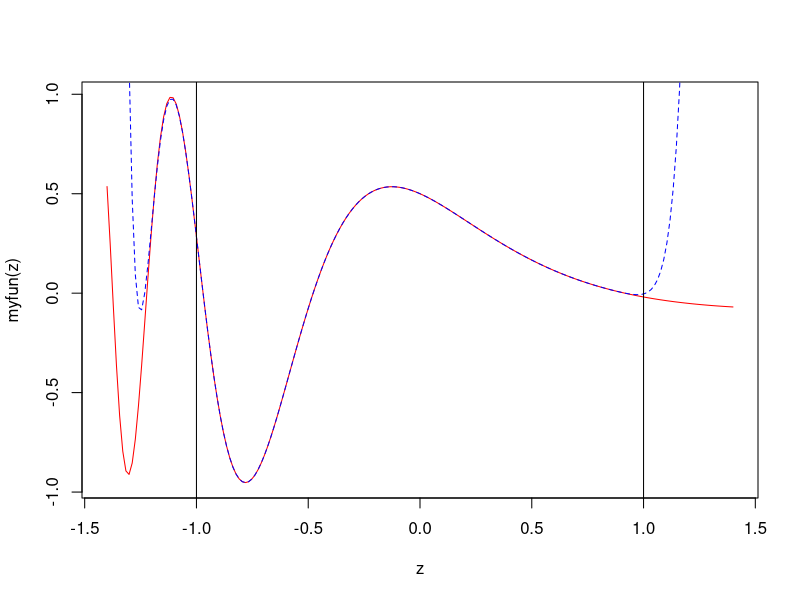
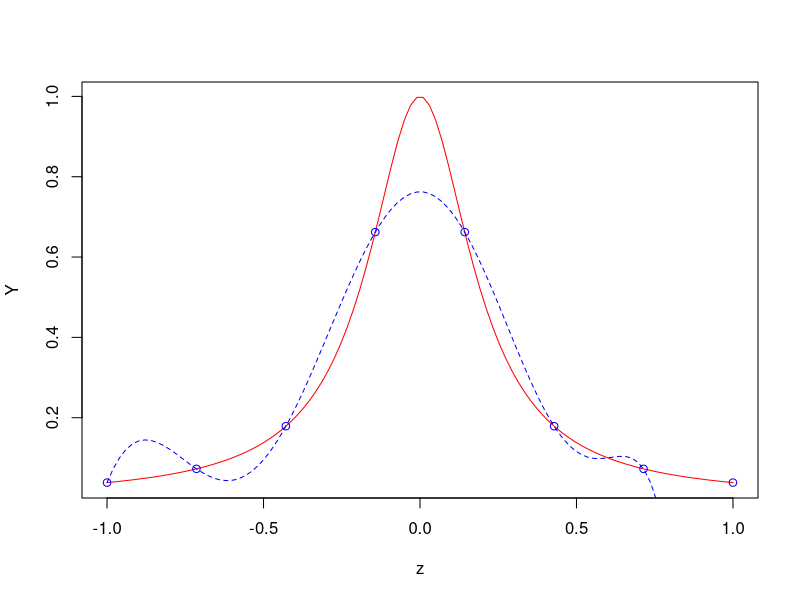
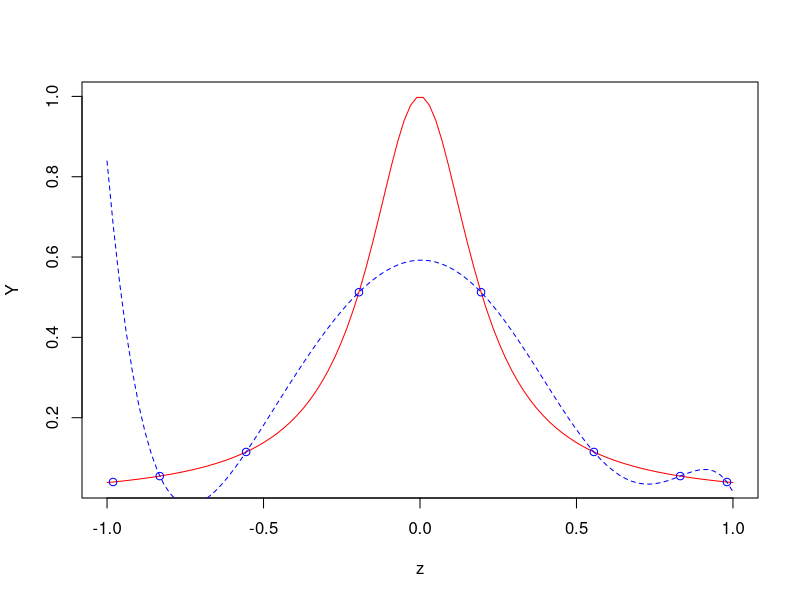
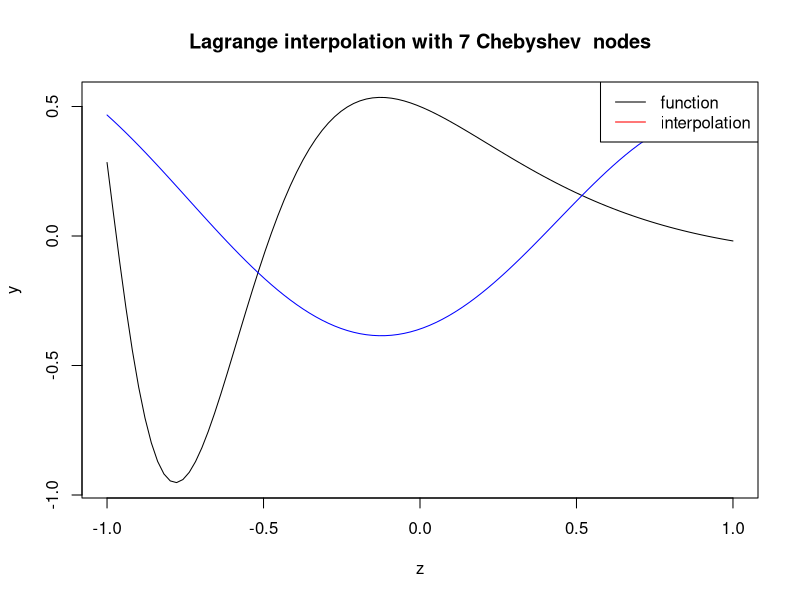
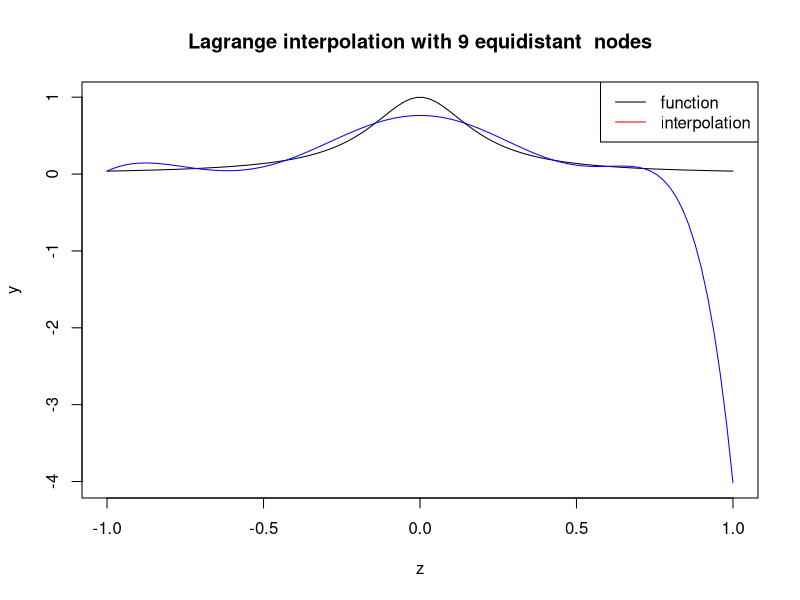

These charts were generated, in order, by the following R code:
#' ---
#' title: "MACS205 : TD2"
#' output: html_document
#' author: Régis Gourdel
#' ---
#' 
#' **Exercice 1**
#' 
#' *1/*
#' On montre par récurrence avec le théorème de Rolle que pour tout $k \in \mathbf{N}_p$, $g^{(k)}$ s'annule $p + 1 - k$ fois.
#' En effet, entre chaque paire de zéros de $g^{(k)}$ on trouve un zéro de $g^{(k + 1)}$ d'après le théorème de Rolle.
#' 
#' Le résultat pour l'ordre $p$ est alors celui recherché.
#' 
#' *2/*
#' Pour tout $x \in \{ x_0,\ldots, x_n \}$ on a $f(x) - L_n f(x) = 0$ donc la formule (1) est vérifiée en prenant le $\xi_x$ donné par la question précédente.
#' 
#' *3/*
#' On a
#' $$L_{n + 1}f - L_n f = \sum_{i = 0}^{n + 1} f(x_i) l_i - \sum_{i = 0}^{n} f(x_i) l_i = f(x_{i + 1}) l_{i + 1} = c \omega_{n + 1}\ .$$
#' avec $c = \frac{f(x_{i + 1})}{ \prod_{i = 0}^{n} x_{n + 1} - x_i }$.
#' 
#' *4/*
#' D'après la question 2, la fonction $g$ s'annule en $n + 1$ points.
#' En lui appliquant le résultat du lemme 1 il vient donc $\exists \xi \in [ \min(x_0,x), \max(x_0,x)], g^{(n + 1)}(\xi) = 0$.
#' En remarquant que $g = f - L_n f - c \omega_{n + 1}$ on obtient donc le résultat voulu.
#' 
#' *5/*
#' On sait que $L_n f$ est un polynôme de degré $n$, d'où $(L_n f)^{(n + 1)}(\xi) = 0$.
#' De plus $\omega_{n + 1}$ est de degré $n + 1$, donc $\omega_{n + 1}^{(n + 1)}$ est constant égal à $(n + 1)!$.
#' Il vient donc $c = \frac{f^{(n + 1)}(\xi)}{(n + 1)!}$.
#' 
#' *6/*
#' On a
#' $$E_n f = L_{n + 1} f - L_n f $$
#' 
#' 
#' **Exercice 3**
#' 
#' *1/*
#' Le résultat est immédiat en considérant la décomposition dans le base de Newton puisque $\omega_k$ est le seul polynôme dans la décomposition de degré au moins $k$.
#' 
#' *2/*
#' Un calcul immédiat montre $\forall 1 \leq i \leq k - 1, \tilde{p}_k(x_i) = f(x_i) = p_k(x_i)$.
#' On observe aussi que ce résultat est encore vrai pour $i = 0$ et $i = k$.
#' Donc $\tilde{p}_k$ et $p_k$ coïncident en $k + 1$ points.
#' Puisqu'ils sont de degré $k$ on en déduit $\tilde{p}_k = p_k$.
#' 
#' *3/*
#' Le résultat voulu s'obtient en prenant les coefficients dominant dans le résultat précédent.
#' 
#' *4/*
dividif = function(x,y){
  ##  Newton's Divided differences
  ## @param x: a vector containing the interpolation nodes 
  ## @param y: a vector of same size as x:
  ##           values of the interpolated function at the nodes
  ## @return : a vector of same size as x:
  ##          the divided differences
  ##          \eqn{f_[x_0, ... x_k]} of order 'length(x) -1'. 
  
  n = length(x) - 1 ## degree of the Lagrange polynomial
  d  = y
  for (j in 2:(n+1)) {
    d[j : (n + 1)] = (d[j : (n + 1)] - d[(j - 1) : n]) / (x[j  : (n + 1)] - x[1 : (n - j + 2)])
  }
  return(d)
}
#' 
#' 
#' **Exercice 4**
#' 
#' *1/*
eval = function(a,x){
  n = length(a) - 1
  if (n == 0) return(a[1])
  else{
    a[n] = a[n] + x*a[n + 1]
    return(eval(a[1:n], x))
  }
}

#' *2/*
hornerNewton = function(a,x,z){
  ## Horner's method: Evaluates  a polynom P at points z, given
  ## nodes x and the coefficients a of P in Newton's basis
  ##
  ## @param a : vector: the  coefficients of the polynomial in
  ##           Newton's basis
  ## @param x : the interpolation nodes. 
  ## @param z : vector of points where the polynom needs to be
  ##            evaluated. 
  ## @return  : a vector of same size as z: the value of the
  ##            polynomial at points z.
  ## 
  n = length(x);
  f  = a[n] * (z-x[n-1]) + a[n-1]
  for(i in 2:n-1){
    f = f * (z - x[n - i]) + a[n - i]
  }
  return(f)
}

#' **Exercice 5**
interpolDividif=function(x,y,z){
  ## Efficient Lagrange interpolation using Horner's method with  
  ## Newton basis for evaluation
  ## @param x : vector containing the interpolation nodes 
  ## @param y : vector of same size as x: values of the interpolated
  ##            function at the nodes
  ## @param z : vector of points where the  interpolating polynomial
  ##            needs to be evaluated. 
  ## @return  : vector of same size as z: the value of the
  ##            interpolating polynomial at points z.
  
  d = dividif(x,y)
  return(hornerNewton(d,x,z))
}

myfun = function(x){ cos(5*x/(2 + x)) / (1 + (1 + x)^2) }
n = 20
x = seq(-1,1,length.out = n)
z = seq(-1.4,1.4,length.out = 10*n)
val = interpolDividif(x,myfun(x),z)

plot(z, myfun(z), type = 'l', col="red")
lines(z, val, type = 'l', col="blue", lty = 2)
abline(v = -1)
abline(v = 1)

#' **Exercice 6**
funRunge = function(x){ 1/(1 + (5*x)^2) }

#' *1/*
n = 8
m = 100
x = seq(-1,1,length.out = n)
x
z = seq(-1,1,length.out = m)
val = interpolDividif(x, funRunge(x), z)

Y = funRunge(z)
plot(z, Y, type = 'l', col="red")
lines(z, val, type = 'l', col="blue", lty = 2)
lines(x, funRunge(x), type = 'p', col="blue")

#' *2/*
xtche = sapply( pi/n*seq(0, (n-1)) + pi/(2*n), cos )

val = interpolDividif(xtche, funRunge(xtche), z)
plot(z, Y, type = 'l', col="red")
lines(z, val, type = 'l', col="blue", lty = 2)
lines(xtche, funRunge(xtche), type = 'p', col="blue")

#' **Exercice 7**
#' 
#' *1/*
interpolLagrange = function(n, a, b, neval, nodes = 'equi', FUN, Plot){
    ## Generic Lagrange interpolation, with equidistant or Chebyshev nodes. 
    ## @param n : the degree of the interpolating polynomial on each
    ## subinterval
    ## @param a : left end-point of the interval
    ## @param b : right end-point of the interval
    ## @param neval :number of evaluation points (a regular grid will be
    ## used on [a,b]
    ## @param nodes :string, either "equi" (default) for equidistant
    ## Lagrange interpolation (on each subinterval) or "cheby" for
    ## using Chebyshev nodes.
    ## @param FUN: the function to be interpolated 
    ## @param Plot : logical. Setting 'Plot' to TRUE produces a plot
    ## showing the graph of
    ## the true functions and its interpolation.  
    ## @return : vector of size 'neval': the values of the Lagrange
    ## polynomial on an equi-distant grid.
    
    if (nodes == "equi"){
        x = seq(a,b,length.out = n)
    }
    else if (nodes == "cheby"){
        x = ( sapply( pi/n*seq(0,(n-1)) + pi/(2*n), cos ) + (a + b)/2 ) * (b - a)
    }
    else{stop("the nodes must be either 'equi' or 'cheby'") }
    
    z = seq(a,b,length.out = neval)
    f = interpolDividif(x, FUN(x), z)
    
    if( Plot ){
        if (nodes == "equi"){ methodName = " equidistant "}
        else { methodName = " Chebyshev "}
        
        y = sapply(z,FUN)
        plot(z, y, type="l", ylim=range(c(y,f)) )
        title(main = paste("Lagrange interpolation with ",
                           toString(n+1), methodName,
                           " nodes", sep=""))
        lines(z,f, col = 'blue') 
        legend('topright',
               legend=c('function','interpolation'),
               col = c('black','red'),
               lwd=1)
    }
    return(f)
}

#' *2/*
#' Test :
interpolLagrange(6,-1,1,100,'cheby',myfun,TRUE)
interpolLagrange(8,-1,1,100,'equi',funRunge,TRUE)
